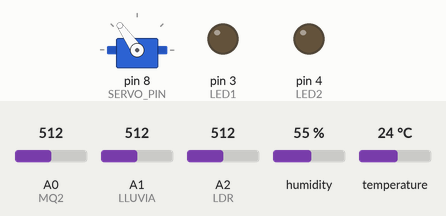
A sketch run on a simulated Arduino Uno, built with avr-gcc and run on an emulated ATmega328P. Parts: servo, output pins drawn as LEDs (lit = HIGH). Inputs (shaded band) come from the test bench; at power-on: A0 (MQ2) = 512, A1 (LLUVIA) = 512, A2 (LDR) = 512, humidity 55 %, temperature 24 °C. The modem accepts every AT command (registered, SIM ready, sends succeed) and sends nothing else; what the sketch prints to the serial monitor is not drawn.

Above: at 0.1 s.
At 51.5 s:
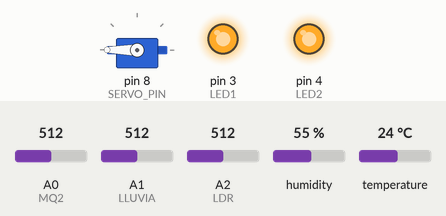
Timing chart, 0 to 53.0 s (numbered marks = the images above):
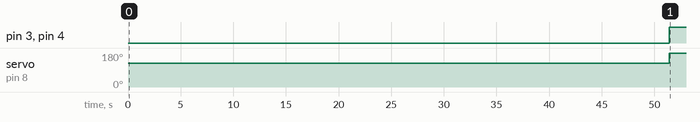

The sketch:

CodigoCompleto.ino
```cpp
// ================== LIBRERÍAS ==================
// Librería para controlar el servomotor
#include <Servo.h>

// Librería para el sensor DHT11 (temperatura y humedad)
#include <DHT.h>

// Librería para comunicación serial con el ESP8266
#include <SoftwareSerial.h>

// ================== ESP8266 ==================
// Pines RX y TX para el módulo ESP8266
SoftwareSerial esp8266(6, 7);

// Credenciales de la red WiFi
String ssid = "CAMPUS_EPN";
String password = "politecnica**";

// Datos necesarios para ThingSpeak
String apiKey = "OGU7QI6TPNMCSDR8";
String host = "api.thingspeak.com";

// ================== SENSOR DHT11 ==================
// Pin donde está conectado el DHT11
#define DHTPIN 2
#define DHTTYPE DHT11

// Se crea el objeto del sensor DHT
DHT dht(DHTPIN, DHTTYPE);

// ================== SENSORES ANALÓGICOS ==================
// Sensor de gas/humo MQ-2
#define MQ2 A0

// Sensor de lluvia
#define LLUVIA A1

// Sensor de luz (LDR)
#define LDR A2

// ================== ACTUADORES ==================
// Pin del servomotor
#define SERVO_PIN 8

// Pines de los LEDs
#define LED1 3
#define LED2 4

// Objeto del servomotor
Servo motor;

// ================== VELOCIDADES SERVO 360 ==================
// Valores que controlan la velocidad del servo
int VELOCIDAD_DETENIDO = 90;
int VELOCIDAD_LENTA   = 120;
int VELOCIDAD_NORMAL  = 125;
int VELOCIDAD_RAPIDA  = 180;

// ================== LECTURA ESTABLE MQ-2 ==================
// Función que promedia varias lecturas del MQ-2
// para evitar errores o lecturas inestables
int leerMQ2() {
  int suma = 0;

  // Se toman 10 lecturas del sensor
  for (int i = 0; i < 10; i++) {
    suma += analogRead(MQ2);
    delay(20);
  }

  // Se devuelve el promedio de las lecturas
  return suma / 10;
}

// ================== SETUP ==================
void setup() {
  // Comunicación con el monitor serial
  Serial.begin(9600);

  // Comunicación con el ESP8266
  esp8266.begin(9600);

  // Inicialización del sensor DHT11
  dht.begin();

  // Se conecta el servomotor al pin indicado
  motor.attach(SERVO_PIN);

  // El servo inicia en velocidad normal
  motor.write(VELOCIDAD_NORMAL);

  // Configuración de los LEDs como salidas
  pinMode(LED1, OUTPUT);
  pinMode(LED2, OUTPUT);

  delay(2000);
  Serial.println("🚠 Iniciando Teleférico...");

  // Tiempo necesario para que el MQ-2 funcione correctamente
  Serial.println("🔥 Calentando sensor MQ-2...");
  delay(30000);
  Serial.println("MQ-2 listo");

  // Se realiza la conexión a la red WiFi
  connectWiFi();
}

// ================== LOOP PRINCIPAL ==================
void loop() {

  // Lectura de temperatura desde el DHT11
  float temperatura = dht.readTemperature();

  // Lectura de humedad desde el DHT11
  float humedad = dht.readHumidity();

  // Lectura del sensor MQ-2 usando promedio
  int humo = leerMQ2();

  // Lectura del sensor de lluvia
  int lluvia = analogRead(LLUVIA);

  // Lectura del sensor de luz
  int luz = analogRead(LDR);

  // Verificación de error en el DHT11
  if (isnan(temperatura) || isnan(humedad)) {
    Serial.println("❌ Error leyendo DHT11");
    delay(2000);
    return;
  }

  // ================== MOSTRAR DATOS ==================
  // Se muestran todos los valores por el monitor serial
  Serial.println("\n=== Lectura de Sensores ===");

  // Muestra la temperatura
  Serial.print("🌡 Temperatura: ");
  Serial.print(temperatura);
  Serial.println(" °C");

  // Muestra la humedad
  Serial.print("💧 Humedad: ");
  Serial.print(humedad);
  Serial.println(" %");

  // Muestra el nivel de humo
  Serial.print("💨 Humo: ");
  Serial.println(humo);

  // Muestra el valor del sensor de lluvia
  Serial.print("🌧 Lluvia: ");
  Serial.println(lluvia);

  // Muestra el nivel de luz
  Serial.print("💡 Luz: ");
  Serial.println(luz);

  // ================== CONTROL DE LEDs ==================
  // Si hay poca luz, se encienden los LEDs
  if (luz <= 900) {
    digitalWrite(LED1, HIGH);
    digitalWrite(LED2, HIGH);
    Serial.println("LEDs: ENCENDIDOS");
  }
  // Si hay suficiente luz, se apagan
  else {
    digitalWrite(LED1, LOW);
    digitalWrite(LED2, LOW);
    Serial.println("LEDs: APAGADOS");
  }

  // ================== CONTROL DEL SERVOMOTOR ==================
  // Si la temperatura es baja y la humedad es baja
  // el sistema se detiene
  if (temperatura < 20 && humedad < 80) {
    motor.write(VELOCIDAD_DETENIDO);
    Serial.println("MODO: DETENIDO");
  }
  // Si hay mucho humo, el servo va rápido
  else if (humo > 120) {
    motor.write(VELOCIDAD_RAPIDA);
    Serial.println("MODO: VELOCIDAD RÁPIDA");
  }
  // Si se detecta lluvia, el servo va lento
  else if (lluvia < 230) {
    motor.write(VELOCIDAD_LENTA);
    Serial.println("MODO: VELOCIDAD LENTA");
  }
  // En condiciones normales
  else {
    motor.write(VELOCIDAD_NORMAL);
    Serial.println("MODO: VELOCIDAD NORMAL");
  }

  // ================== ENVÍO DE DATOS ==================
  // Se envían los datos a ThingSpeak
  enviarDatos(temperatura, humedad, humo, lluvia, luz);

  // Tiempo de espera antes de repetir el ciclo
  delay(25000);
}

// ================== CONEXIÓN WIFI ==================
void connectWiFi() {
  Serial.println("Configurando ESP8266...");

  // Reinicia el módulo
  sendCommand("AT+RST", 2000);

  // Modo estación
  sendCommand("AT+CWMODE=1", 1000);

  // Una sola conexión
  sendCommand("AT+CIPMUX=0", 1000);

  // Conexión a la red WiFi
  String cmd = "AT+CWJAP=\"" + ssid + "\",\"" + password + "\"";
  sendCommand(cmd, 15000);

  Serial.println("WiFi conectado");
}

// ================== ENVÍO DE DATOS ==================
void enviarDatos(float temperatura, float humedad, int humo, int lluvia, int luz) {
  Serial.println("\n📡 Enviando datos a ThingSpeak...");

  // Cierra conexiones anteriores
  sendCommand("AT+CIPCLOSE", 500);

  // Abre conexión con ThingSpeak
  String cmd = "AT+CIPSTART=\"TCP\",\"" + host + "\",80";
  sendCommand(cmd, 4000);

  // Construcción del mensaje GET
  String datos = "GET /update?api_key=" + apiKey +
                 "&field1=" + String(temperatura) +
                 "&field2=" + String(humedad) +
                 "&field3=" + String(humo) +
                 "&field4=" + String(luz) +
                 "&field5=" + String(lluvia) + "\r\n\r\n";

  // Indica cuántos datos se van a enviar
  cmd = "AT+CIPSEND=" + String(datos.length());
  sendCommand(cmd, 2000);

  // Envío de los datos
  esp8266.print(datos);

  delay(2000);
  Serial.println("Datos enviados correctamente");
}

// ================== COMANDOS AT ==================
// Función que envía comandos AT al ESP8266
String sendCommand(String cmd, int timeout) {
  String response = "";

  // Limpia el buffer de comunicación
  while (esp8266.available()) {
    esp8266.read();
  }

  // Envía el comando
  esp8266.println(cmd);

  // Espera la respuesta
  long int time = millis();
  while ((time + timeout) > millis()) {
    while (esp8266.available()) {
      response += char(esp8266.read());
    }
  }

  // Muestra el comando y la respuesta
  Serial.print("CMD: ");
  Serial.println(cmd);
  Serial.print("RSP: ");
  Serial.println(response);

  return response;
}
```

Measured:
- by itself, pin 3 (LED1), pin 4 (LED2): LOW → HIGH at 51.4 s
- by itself, servo on pin 8 (SERVO_PIN): 125° → 180° at 51.4 s
